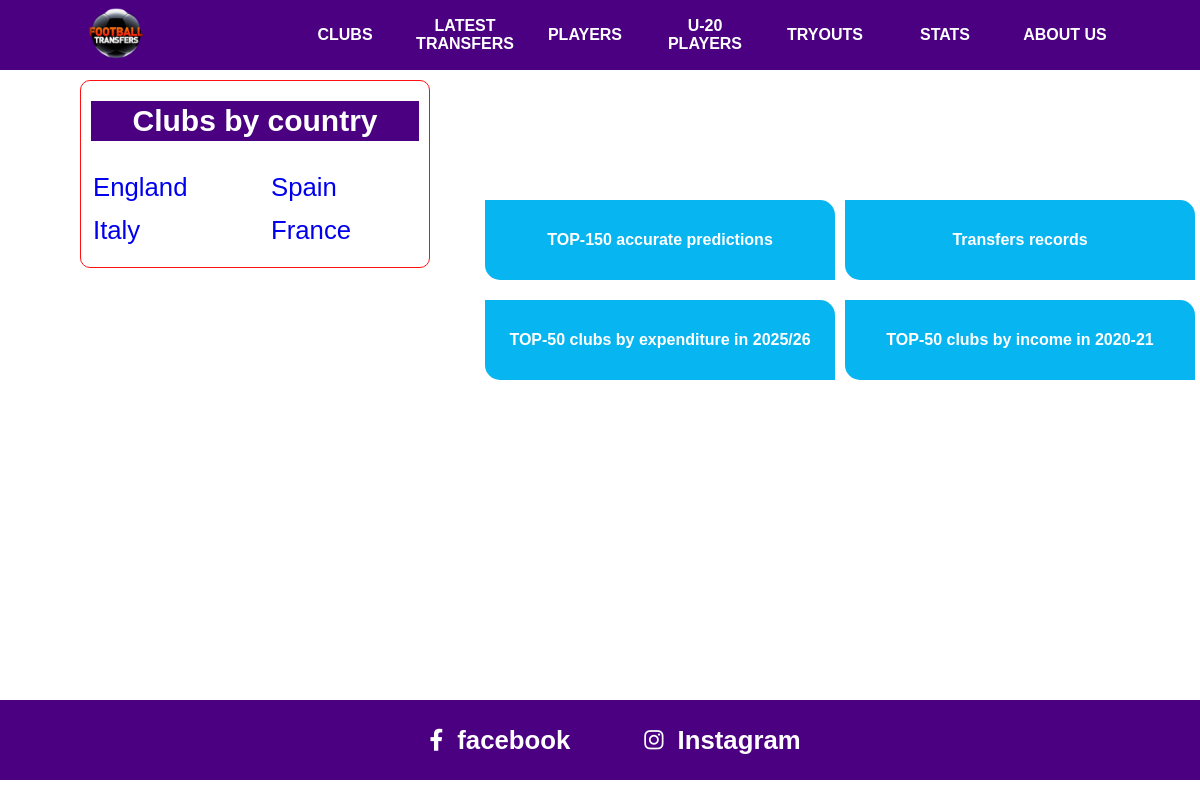
Page /statistics/ on the committed database.
### main/models.py (models this page shows, shortened)
class Country(models.Model):
    name = models.CharField(max_length=50)

class Season(models.Model):
    name = models.CharField(max_length=50)

### main/views.py (the view)
# urls.py: path('statistics/', StatisticsView.as_view(), name='stats'),
class StatisticsView(View):
    def get(self, request):
        context = {
            'last_season': Season.objects.last()
        }
        return render(request, 'stats.html', context)

### main/context_processors.py (called while the page is built)
def get_countries(request):
    countries = Country.objects.annotate(
        clubs_count=ExpressionWrapper(
            Count('club'),
            output_field=PositiveSmallIntegerField()
        )
    ).order_by('-clubs_count')
    left_countries = []
    right_countries = []
    for i in range(len(countries)):
        if i % 2 == 0:
            left_countries.append(countries[i])
        else:
            right_countries.append(countries[i])
    context = {
        'left_countries': left_countries,
        'right_countries': right_countries,
    }
    return context

### templates/stats.html
{% extends 'base.html' %}
{% block content %}
    <div class="content">
        <div class="stats">
            <div>
                <a href="{% url 'top-150-accurate-predictions' %}"> TOP-150 accurate predictions</a>
            </div>
            <div>
                <a href="./stats/transfer-records.html">Transfers records</a>
            </div>
            <div>
                <a href="{% url 'top-50-clubs-by-expenditure' %}"> TOP-50 clubs by expenditure in {{ last_season.name }} </a>
            </div>
            <div>
                <a href="stats/top-50-clubs-by-income.html"> TOP-50 clubs by income in 2020-21 </a>
            </div>
        </div>
    </div>
{% endblock %}

### templates/base.html (shortened to what this page needs)
<!DOCTYPE html>
{% load static %}
<html>
<head>
    <link rel="stylesheet" type="text/css" media="screen" href="/static/css/main.css"/>
    <link
            rel="stylesheet"
            href="https://cdnjs.cloudflare.com/ajax/libs/font-awesome/6.1.1/css/all.min.css"
    />
</head>
<body>
<div class="container">
    <div class="navbar">
        <div class="icon">
            <a href="{% url 'home' %}">
                <img src="{% static 'img/12252568_173-removebg-preview.png' %}" alt=""/>
            </a>
        </div>
        <div class="links">
            <div><a href="{% url 'clubs' %}">CLUBS</a></div>
            <div><a href="{% url 'latest-transfers' %}">LATEST TRANSFERS</a></div>
            <div><a href="{% url 'players' %}">PLAYERS</a></div>
            <div><a href="{% url 'u-20-players' %}">U-20 PLAYERS</a></div>
            <div><a href="#">TRYOUTS</a></div>
            <div><a href="{% url 'stats' %}">STATS</a></div>
            <div><a href="{% url 'about' %}">ABOUT US</a></div>
        </div>
    </div>
    <div class="country-clubs">
        <h2 id="title">Clubs by country</h2>
        <div class="country">
            <div>
                {% for country in left_countries %}
                    <h3>
                        <a href="/clubs/?country={{ country.name }}">{{ country.name }}</a> <br/>
                    </h3>
                {% endfor %}
            </div>
            <div>
                {% for country in right_countries %}
                    <h3>
                        <a href="/clubs/?country={{ country.name }}">{{ country.name }}</a> <br/>
                    </h3>
                {% endfor %}
            </div>
        </div>
    </div>
    {% block content %}
    {% endblock %}
    <div class="footer" style="margin-top: 200px;">
        <a href="https://www.facebook.com/topfootballtransfers/">
            <div>
                <i class="fa-brands fa-facebook-f"></i> &nbsp;
                <h3>facebook</h3>
            </div>
        </a>
        <a href="https://www.instagram.com/topfootballtransfers/">
            <div>
                <i class="fa-brands fa-instagram"></i> &nbsp;
                <h3>Instagram</h3>
            </div>
        </a>
    </div>
</div>
</body>
</html>

### static/css/main.css (style rules this page uses)
* { margin: 0; padding: 0; box-sizing: border-box; }
.container { width: 100% !important; display: inline-block; font-family: sans-serif; }
.container .navbar { width: 100%; background-color: indigo; display: flex; align-items: center; justify-content: space-around; position: fixed; z-index: 99; height: 70px !important; }
.container .navbar .icon { width: 100px; overflow: hidden; }
.container .navbar .icon img { width: 130%; margin-left: -14%; }
.container .navbar .links { z-index: 999; display: flex; }
.container .navbar .links div { width: 100px; text-align: center; display: flex; align-items: center; margin-right: 20px; }
.container .navbar .links div a { color: white; font-weight: 700; text-decoration: none; width: 100px !important; height: 45px; display: flex; align-items: center; justify-content: center; }
.country-clubs { width: 350px; border: 1px solid rgb(255, 16, 16); border-radius: 10px; position: fixed; top: 80px; left: 80px; padding: 10px 10px; padding-bottom: 10px; }
.country-clubs h2 { margin: 10px 0px; transition: all 0.3s ease; }
.country-clubs #title { font-size: 30px; background-color: indigo; color: white; text-align: center; line-height: 40px; }
.country-clubs .country { width: 100%; display: flex; flex-wrap: wrap; justify-content: space-between; font-size: 22px; margin-top: 20px; }
.country-clubs .country div { width: 150px; height: 100%; }
.country-clubs .country h3 { font-weight: 100 !important; margin: 10px 0px !important; width: 100%; padding: 2px 2px; transition: all 0.3s ease; }
.country-clubs .country h3 a { text-decoration: none; margin-top: 20px !important; }
.content { max-width: 800px; margin-left: 480px; margin-top: 200px; padding-bottom: 100px; }
.stats { width: 100%; display: flex; flex-wrap: wrap; justify-content: space-around; }
.stats div a { width: 350px; text-decoration: none; height: 80px; background-color: rgb(7, 182, 240); margin-bottom: 20px; transition: all 0.4s ease; border-radius: 0 15px; display: flex; align-items: center; justify-content: center; color: white; font-weight: bold; }
.footer { width: 100%; background-color: indigo; height: 80px; display: flex; align-items: center; justify-content: center; font-size: 22px; padding-left: 80px; }
.footer a { margin-right: 50px; color: white; text-decoration: none; word-spacing: 8px; padding: 4px 12px; border-radius: 5px; transition: all 0.3s ease; }
.footer a div { display: flex; align-items: center; }

### rows in the picture
Country: name "England"
Country: name "Italy"
Country: name "Spain"
Country: name "France"
Season: name "2025/26"
